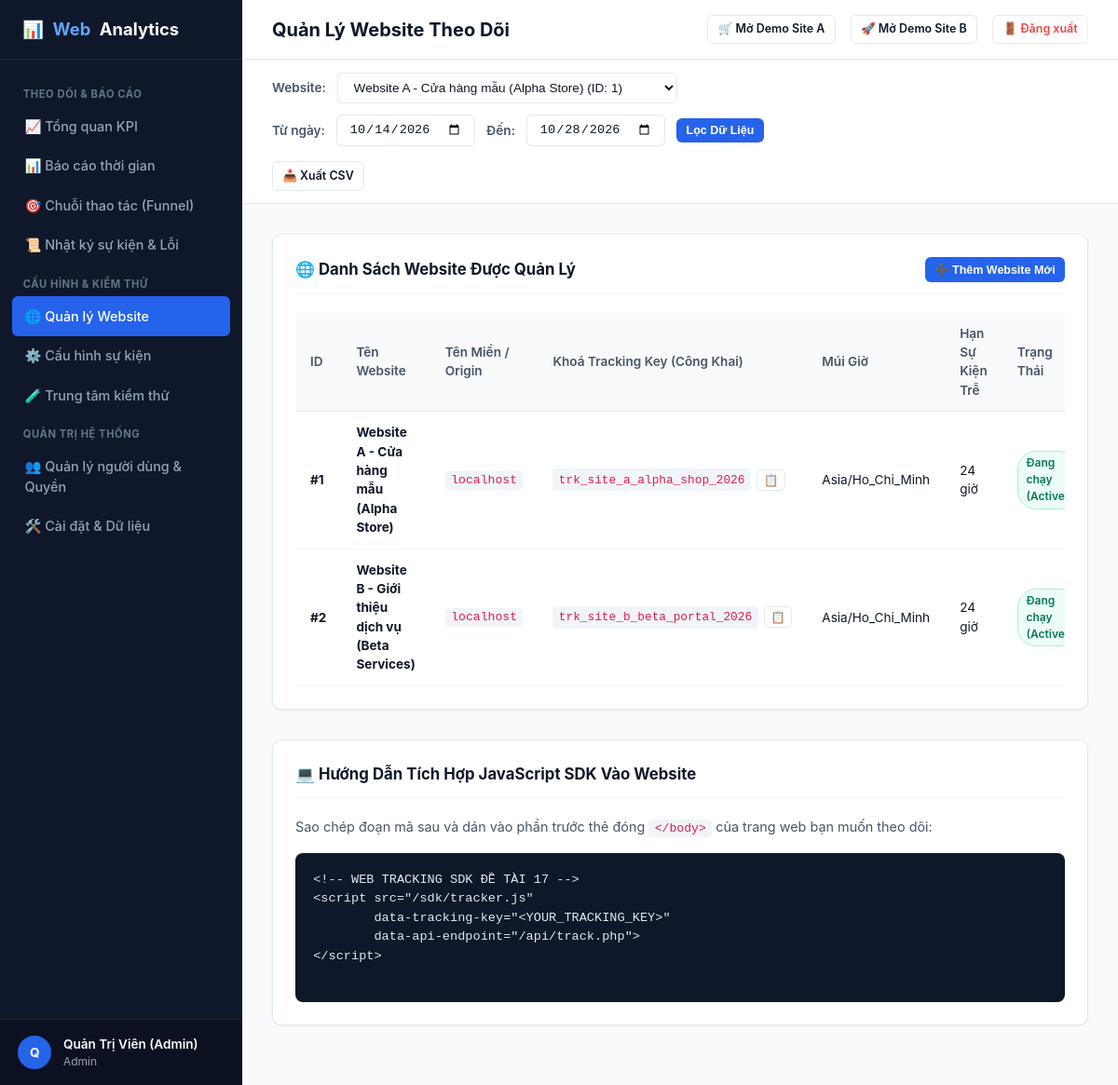
/websites.php (signed in), run on the app's committed database.
### tables this page shows
CREATE TABLE IF NOT EXISTS `websites` (
  `website_id` INT AUTO_INCREMENT PRIMARY KEY,
  `name` VARCHAR(150) NOT NULL COMMENT 'Ten website theo doi',
  `domain` VARCHAR(255) NOT NULL COMMENT 'Ten mien hoac dia chi goc (Origin)',
  `tracking_key` VARCHAR(64) NOT NULL UNIQUE COMMENT 'Khoa theo doi cong khai gui kem payload',
  `timezone` VARCHAR(50) NOT NULL DEFAULT 'Asia/Ho_Chi_Minh' COMMENT 'Mui gio bao cao',
  `status` ENUM('active', 'paused', 'archived') NOT NULL DEFAULT 'active' COMMENT 'Trang thai hoat dong',
  `late_event_window_hours` INT NOT NULL DEFAULT 24 COMMENT 'Khoang chap nhan su kien den muon (gio)',
  `created_at` DATETIME NOT NULL DEFAULT CURRENT_TIMESTAMP,
  INDEX `idx_websites_status` (`status`),
  INDEX `idx_websites_tracking_key` (`tracking_key`)
);

### includes/auth.php (called while the page is built, shortened)
<?php
require_once __DIR__ . '/helpers.php';
function is_authenticated(): bool {
    return !empty($_SESSION['user_id']) && !empty($_SESSION['user_email']);
}
function get_auth_user(): ?array {
    return [
        'user_id'   => (int)$_SESSION['user_id'],
        'email'     => $_SESSION['user_email'],
        'full_name' => $_SESSION['user_name'] ?? 'User',
        'role'      => $_SESSION['user_role'] ?? 'member'
    ];
}
function is_admin(): bool {
    $user = get_auth_user();
    return $user !== null && $user['role'] === 'admin';
}

### includes/permissions.php (called while the page is built, shortened)
<?php
require_once __DIR__ . '/auth.php';
function get_accessible_websites(): array {
    $user = get_auth_user();
    $pdo = get_db_connection();
    if ($user['role'] === 'admin') {
        $stmt = $pdo->query('
            SELECT `website_id`, `name`, `domain`, `tracking_key`, `timezone`, `status`, `late_event_window_hours`, `created_at`
            FROM `websites`
            ORDER BY `website_id` ASC
        ');
        return $stmt->fetchAll();
    }
}

### includes/helpers.php (called while the page is built, shortened)
<?php
function e(?string $str): string {
    return htmlspecialchars((string)$str, ENT_QUOTES, 'UTF-8');
}

### websites.php (the view, shortened to what this page needs)
<?php
require_once __DIR__ . '/includes/header.php';
$isAdmin = is_admin();
?>
<div class="card-section">
    <div class="card-title-bar">
        <h3>🌐 Danh Sách Website Được Quản Lý</h3>
        <?php if ($isAdmin): ?>
            <button class="btn btn-primary btn-sm" onclick="document.getElementById('modal-create').style.display = 'block'">
                ➕ Thêm Website Mới
            </button>
        <?php endif; ?>
    </div>
    <div class="table-responsive">
        <table class="data-table">
            <thead>
                <tr>
                    <th>ID</th>
                    <th>Tên Website</th>
                    <th>Tên Miền / Origin</th>
                    <th>Khoá Tracking Key (Công Khai)</th>
                    <th>Múi Giờ</th>
                    <th>Hạn Sự Kiện Trễ</th>
                    <th>Trạng Thái</th>
                </tr>
            </thead>
            <tbody>
                <?php foreach ($accessibleWebsites as $site): ?>
                    <tr>
                        <td><strong>#<?= $site['website_id'] ?></strong></td>
                        <td>
                            <strong><?= e($site['name']) ?></strong>
                        </td>
                        <td><code><?= e($site['domain']) ?></code></td>
                        <td>
                            <div style="display:flex; align-items:center; gap:0.4rem;">
                                <code style="font-size:0.8rem;"><?= e($site['tracking_key']) ?></code>
                                <button type="button" class="btn btn-outline btn-sm" style="padding:0.2rem 0.4rem;" onclick="copyToClipboard('<?= e($site['tracking_key']) ?>')">
                                    📋
                                </button>
                            </div>
                        </td>
                        <td><?= e($site['timezone']) ?></td>
                        <td><?= (int)$site['late_event_window_hours'] ?> giờ</td>
                        <td>
                            <?php if ($site['status'] === 'active'): ?>
                                <span class="badge badge-green">Đang chạy (Active)</span>
                            <?php elseif ($site['status'] === 'paused'): ?>
                                <span class="badge badge-yellow">Tạm dừng (Paused)</span>
                            <?php else: ?>
                                <span class="badge badge-red">Lưu trữ (Archived)</span>
                            <?php endif; ?>
                        </td>
                    </tr>
                <?php endforeach; ?>
            </tbody>
        </table>
    </div>
</div>
<div class="card-section">
    <div class="card-title-bar">
        <h3>💻 Hướng Dẫn Tích Hợp JavaScript SDK Vào Website</h3>
    </div>
    <p style="color:var(--text-secondary); margin-bottom:1rem; font-size:0.9rem;">
        Sao chép đoạn mã sau và dán vào phần trước thẻ đóng <code>&lt;/body&gt;</code> của trang web bạn muốn theo dõi:
    </p>
    <pre style="background:#0f172a; color:#e2e8f0; padding:1.2rem; border-radius:8px; font-size:0.85rem; overflow-x:auto;">
&lt;!-- WEB TRACKING SDK ĐỀ TÀI 17 --&gt;
&lt;script src="<?= $baseUrl ?>/sdk/tracker.js"
        data-tracking-key="&lt;YOUR_TRACKING_KEY&gt;"
        data-api-endpoint="<?= $baseUrl ?>/api/track.php"&gt;
&lt;/script&gt;
    </pre>
</div>
<?php require_once __DIR__ . '/includes/footer.php'; ?>

### assets/css/dashboard.css (style rules this page uses)
:root { --primary: #2563eb; --primary-dark: #1d4ed8; --primary-light: #eff6ff; --secondary: #0f172a; --accent: #10b981; --warning: #f59e0b; --danger: #ef4444; --info: #06b6d4; --bg-page: #f8fafc; --bg-card: #ffffff; --border-color: #e2e8f0; --text-primary: #0f172a; --text-secondary: #475569; --text-muted: #94a3b8; --sidebar-width: 260px; --header-height: 64px; --radius-sm: 6px; --radius-md: 10px; --radius-lg: 16px; --shadow-sm: 0 1px 2px 0 rgba(0,0,0,0.05); --shadow-md: 0 4px 6px -1px rgba(0,0,0,0.07), 0 2px 4px -2px rgba(0,0,0,0.05); --shadow-lg: 0 10px 15px -3px rgba(0,0,0,0.08), 0 4px 6px -4px rgba(0,0,0,0.04); }
* { box-sizing: border-box; margin: 0; padding: 0; }
body { font-family: -apple-system, BlinkMacSystemFont, "Segoe UI", Roboto, "Helvetica Neue", Arial, sans-serif; background-color: var(--bg-page); color: var(--text-primary); line-height: 1.5; font-size: 14px; }
.card-section { background-color: var(--bg-card); border: 1px solid var(--border-color); border-radius: var(--radius-md); padding: 1.5rem; box-shadow: var(--shadow-sm); margin-bottom: 2rem; }
.card-title-bar { display: flex; justify-content: space-between; align-items: center; margin-bottom: 1.25rem; padding-bottom: 0.75rem; border-bottom: 1px solid #f1f5f9; }
.card-title-bar h3 { font-size: 1.05rem; font-weight: 700; color: var(--text-primary); }
.table-responsive { width: 100%; overflow-x: auto; }
.data-table { width: 100%; border-collapse: collapse; font-size: 0.85rem; }
.data-table th { background-color: #f8fafc; color: var(--text-secondary); font-weight: 600; text-align: left; padding: 0.75rem 1rem; border-bottom: 1px solid var(--border-color); }
.data-table td { padding: 0.75rem 1rem; border-bottom: 1px solid #f1f5f9; color: var(--text-primary); }
.badge { display: inline-flex; align-items: center; padding: 0.2rem 0.55rem; border-radius: 20px; font-size: 0.75rem; font-weight: 600; }
.badge.badge-green { background-color: #ecfdf5; color: #047857; border: 1px solid #a7f3d0; }
.btn { display: inline-flex; align-items: center; gap: 0.4rem; padding: 0.5rem 1rem; border-radius: var(--radius-sm); font-size: 0.85rem; font-weight: 600; cursor: pointer; border: none; text-decoration: none; transition: all 0.15s; }
.btn-primary { background-color: var(--primary); color: #fff; }
.btn-outline { background-color: transparent; border: 1px solid var(--border-color); color: var(--text-primary); }
.btn-sm { padding: 0.35rem 0.65rem; font-size: 0.78rem; }
code { background-color: #f1f5f9; padding: 0.15rem 0.4rem; border-radius: 4px; font-size: 0.82rem; color: #e11d48; font-family: ui-monospace, SFMono-Regular, Menlo, Monaco, Consolas, monospace; }

### data on the page
websites: website_id "1", name "Website A - Cửa hàng mẫu (Alpha Store)", domain "localhost", tracking_key "trk_site_a_alpha_shop_2026", timezone "Asia/Ho_Chi_Minh", late_event_window_hours "24", status "Đang chạy…"
websites: website_id "2", name "Website B - Giới thiệu dịch vụ (Beta Services)", domain "localhost", tracking_key "trk_site_b_beta_portal_2026", timezone "Asia/Ho_Chi_Minh", late_event_window_hours "24", status "Đang chạy…"

### other printed values
substr($currentUser['full_name'] ?? 'U', 0, 1) "Q"
$currentUser['full_name'] "Quản Trị Viên (Admin)"
$currentUser['role'] "Admin"
$pageTitle "Quản Lý Website Theo Dõi"
form field website_id "Website A - Cửa hàng mẫu (Alpha Store) (ID: 1)"
